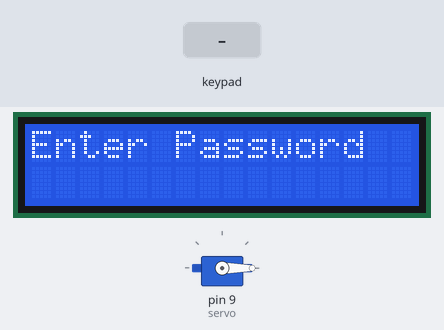
Bench run of a sketch on a simulated Arduino Uno, built with avr-gcc and run on an emulated ATmega328P. Shown: servo, 16×2 character LCD. The test bench sets the inputs (shaded band).

Above: at 1.2 s.
1.3 s: keypad keys 1 2 3 4 pressed 0.4 s apart
At 3.6 s:
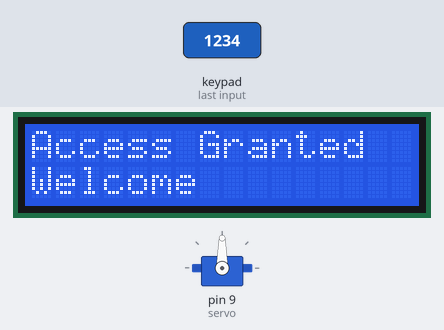
4.4 s: keypad keys 0 1 2 3 pressed 0.4 s apart
At 8.8 s:
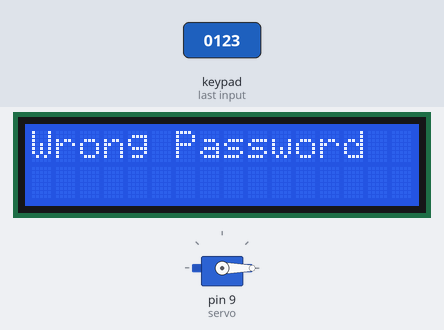
9.0 s: key '1' pressed
At 10.6 s:
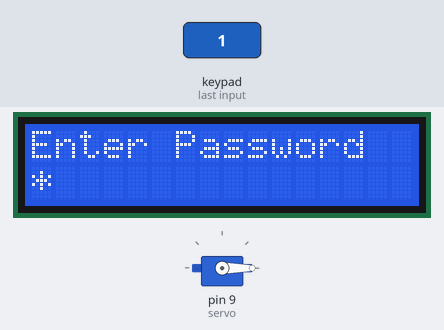
11.5 s: key '2' pressed
At 12.7 s:
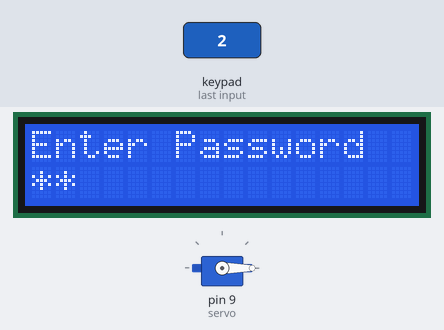
Timing chart, 0 to 14.0 s (numbered marks = the images above; inputs shaded):
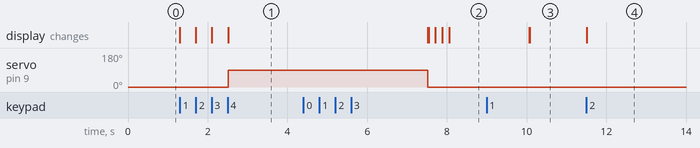

The sketch:

code.ino
```cpp
#include <Keypad.h>
#include <LiquidCrystal.h>
#include <Servo.h>

#define PASSWORD "1234"

Servo servo;
LiquidCrystal lcd(A0, A1, A2, A3, A4, A5);

const byte ROWS = 4;
const byte COLS = 4;

char keys[ROWS][COLS] = {
  {'1','2','3','A'},
  {'4','5','6','B'},
  {'7','8','9','C'},
  {'*','0','#','D'}
};

byte rowPins[ROWS] = {0,1,2,3};
byte colPins[COLS] = {4,5,6,7};

Keypad keypad = Keypad(makeKeymap(keys), rowPins, colPins, ROWS, COLS);

String inputPassword = "";

void setup() {
  servo.attach(9);
  servo.write(0);

  lcd.begin(16,2);
  lcd.print("Enter Password");
}

void loop() {
  char key = keypad.getKey();

  if (key) {
    lcd.setCursor(inputPassword.length(),1);
    lcd.print("*");
    inputPassword += key;
  }

  if (inputPassword.length() == 4) {

    if (inputPassword == PASSWORD) {
      lcd.clear();
      lcd.setCursor(0,0);
      lcd.print("Access Granted");
      lcd.setCursor(0,1);
      lcd.print("Welcome ");

      servo.write(90);
      delay(5000);
      servo.write(0);
    }
    else {
      lcd.clear();
      lcd.print("Wrong Password");
      delay(2000);
    }

    inputPassword = "";
    lcd.clear();
    lcd.print("Enter Password");
  }
}
```

Measured:
- after the input at 1.3 s, servo on pin 9 (servo): 0° → 90° after 1.2 s; the display: first changes at once (image 1 shows a later state)
- after the input at 4.4 s, the display: first differs from a run without the input after 3.1 s (image 2 shows a later state)
- after the input at 9.0 s, the display: first differs from a run without the input after 1.1 s (image 3)
- after the input at 11.5 s, the display: changes at once (image 4)
